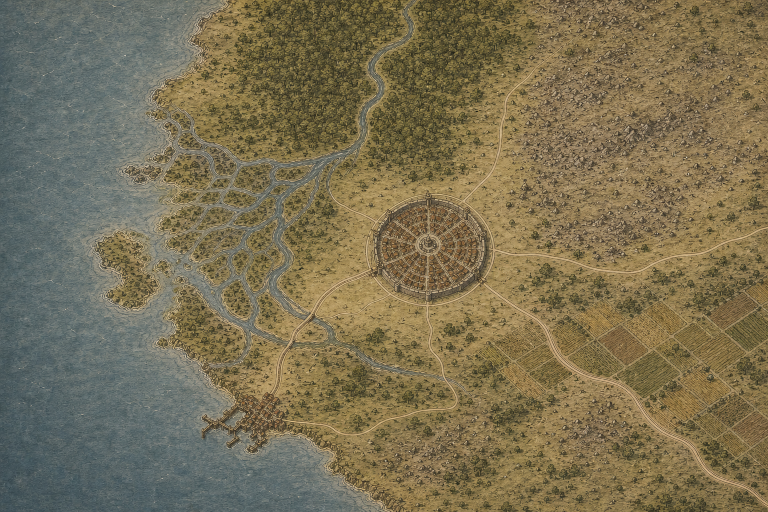
#> input picture world/map-production/candidates/style-candidate-h-v4-plan-view-golden-board.png, 1536 x 1024 px (shown at 1/2 size)
$ python render_style_candidate_h20_multiband.py
#> lines starting #> are read from the running program, lines starting #| are printed output that depends on the picture
#!/usr/bin/env python3
"""Render the bounded H20 source-level multiband Golden prototype.

H4 remains the pixel authority.  H5 contributes registered flat terrain at
low and middle spatial frequencies; H9 contributes only registered flat city
and port topology.  Every edit is clipped to an explicit inward-feathered
semantic mask and all pixels outside that mask remain byte-identical to H4.
"""

from __future__ import annotations

import argparse
import hashlib
import json
from pathlib import Path
from typing import Any, Sequence

import cv2
import numpy as np
from PIL import Image, ImageDraw, ImageFont

import audit_style_candidate_h4 as h4
import render_candidate_h8_localized_plan_edit as h8
import render_style_candidate_h15_flat_height as h15
import render_style_candidate_h16_micro_inpaint as h16


REPO_ROOT = Path(__file__).resolve().parents[2]
DEFAULT_H4 = h15.DEFAULT_H4
DEFAULT_H5 = h15.DEFAULT_H5
DEFAULT_H9 = (
    REPO_ROOT
    / "world/map-production/candidates/style-candidate-h-v9-dense-flat-plan.png"
)
DEFAULT_B1 = h15.DEFAULT_B1
DEFAULT_OUTPUT_ROOT = REPO_ROOT / "tmp/map-production/h20-prototype"
DEFAULT_ITERATION = "iteration-2"
LOCKS = {
    "h4": h15.LOCKS["h4"],
    "h5": h15.LOCKS["h5"],
    "h9": "bd813e93287b15fe12e654ca5d28633a6902bbbdb3c6d81b0c3e69816a7b2580",
    "b1": h15.LOCKS["b1"],
}
CANVAS = h15.CANVAS
PYRAMID_LEVELS = 6
ALIGNMENT_SCALE = 0.5
SEED = 0x4832305F42414E44
PNG = {"format": "PNG", "compress_level": 9, "optimize": False}
STEM = "style-candidate-h-v20-multiband-flat-plan"


class H20Error(ValueError):
    """Raised when the bounded H20 proof contract is violated."""


def _sha(path: Path) -> str:
    digest = hashlib.sha256()
    with path.open("rb") as handle:
        for block in iter(lambda: handle.read(1024 * 1024), b""):
            digest.update(block)
    return digest.hexdigest()


# [5 lines left out: function _rel, not called in this run]


def _artifact(path: Path) -> dict[str, Any]:
    return {"path": _rel(path), "sha256": _sha(path), "bytes": path.stat().st_size}


def _load_locked(path: Path, key: str) -> Image.Image:
    if not path.is_file() or _sha(path) != LOCKS[key]:
        raise H20Error(f"locked {key} input missing or changed: {path}")
    with Image.open(path) as opened:
        image = opened.convert("RGB")
    if image.size != CANVAS:
        image.close()
        raise H20Error(f"{key} must be {CANVAS[0]}x{CANVAS[1]}")
    return image


def _paths(output_dir: Path) -> dict[str, Path]:
    return {
        "master": output_dir / f"{STEM}.png",
        "mask": output_dir / f"{STEM}.semantic-mask.png",
        "overview": output_dir / f"{STEM}.overview.png",
        "native": output_dir / f"{STEM}.native-focus.png",
        "scale25": output_dir / f"{STEM}.25-percent.png",
        "scale50": output_dir / f"{STEM}.50-percent.png",
        "scale200": output_dir / f"{STEM}.200-percent-focus.png",
        "scale400": output_dir / f"{STEM}.400-percent-focus.png",
        "contact": output_dir / f"{STEM}.contact-sheet.png",
        "report": output_dir / f"{STEM}.automated.json",
    }


def _validated_output(output_dir: Path) -> Path:
    resolved = output_dir.resolve()
    root = DEFAULT_OUTPUT_ROOT.resolve()
    if resolved != root and root not in resolved.parents:
        raise H20Error(f"output must stay under {_rel(DEFAULT_OUTPUT_ROOT)}")
    return resolved


def _estimate_alignment(h4_rgb: np.ndarray, h5_rgb: np.ndarray) -> tuple[np.ndarray, dict[str, Any]]:
    """Estimate a conservative feature homography from H5 coordinates to H4."""

    cv2.setRNGSeed(SEED & 0x7FFFFFFF)
    size = (CANVAS[0] // 2, CANVAS[1] // 2)
    target = cv2.resize(h4_rgb, size, interpolation=cv2.INTER_AREA)
    moving = cv2.resize(h5_rgb, size, interpolation=cv2.INTER_AREA)
    target_gray = cv2.cvtColor(target, cv2.COLOR_RGB2GRAY)
    moving_gray = cv2.cvtColor(moving, cv2.COLOR_RGB2GRAY)
    detector = cv2.ORB_create(
        nfeatures=30000,
        scaleFactor=1.1,
        nlevels=12,
        edgeThreshold=15,
        fastThreshold=5,
    )
    target_keys, target_desc = detector.detectAndCompute(target_gray, None)
    moving_keys, moving_desc = detector.detectAndCompute(moving_gray, None)
    if target_desc is None or moving_desc is None:
        raise H20Error("H5/H4 alignment descriptors are unavailable")
    pairs = cv2.BFMatcher(cv2.NORM_HAMMING).knnMatch(moving_desc, target_desc, k=2)
    matches = [first for first, second in pairs if first.distance < 0.68 * second.distance]
    if len(matches) < 18:
        raise H20Error(f"insufficient H5/H4 feature matches: {len(matches)}")
    moving_points = np.float32([moving_keys[item.queryIdx].pt for item in matches])
    target_points = np.float32([target_keys[item.trainIdx].pt for item in matches])
    affine, inlier_mask = cv2.estimateAffinePartial2D(
        moving_points,
        target_points,
        method=cv2.RANSAC,
        ransacReprojThreshold=1.5,
        maxIters=100000,
        confidence=0.999,
        refineIters=30,
    )
    if affine is None or inlier_mask is None:
        raise H20Error("H5/H4 feature homography could not be estimated")
    inliers = inlier_mask.ravel() > 0
    embedded = np.vstack((affine, np.array((0.0, 0.0, 1.0), np.float64)))
    scale_matrix = np.diag((ALIGNMENT_SCALE, ALIGNMENT_SCALE, 1.0))
    homography = np.linalg.inv(scale_matrix) @ embedded @ scale_matrix
    predicted = cv2.perspectiveTransform(
        moving_points[inliers, None, :], embedded.astype(np.float64)
    )[:, 0, :]
    errors = np.linalg.norm(predicted - target_points[inliers], axis=1) / ALIGNMENT_SCALE
    center = np.array([[[CANVAS[0] / 2.0, CANVAS[1] / 2.0]]], np.float32)
    warped_center = cv2.perspectiveTransform(center, homography.astype(np.float64))[0, 0]
    center_shift = float(np.linalg.norm(warped_center - center[0, 0]))
    corners = np.array(
        [[[0, 0], [CANVAS[0] - 1, 0], [CANVAS[0] - 1, CANVAS[1] - 1], [0, CANVAS[1] - 1]]],
        np.float32,
    )
    moved_corners = cv2.perspectiveTransform(corners, homography.astype(np.float64))[0]
    corner_shifts = np.linalg.norm(moved_corners - corners[0], axis=1)
    stats = {
        "method": "ORB ratio-0.68 + RANSAC partial-affine embedded as 3x3 homography",
        "moving_coordinate_system": "H5/H9",
        "target_coordinate_system": "H4",
        "feature_matches": len(matches),
        "inliers": int(inliers.sum()),
        "inlier_fraction": round(float(inliers.mean()), 6),
        "median_reprojection_error_fullres_px": round(float(np.median(errors)), 6),
        "p90_reprojection_error_fullres_px": round(float(np.percentile(errors, 90)), 6),
        "center_shift_px": round(center_shift, 6),
        "maximum_corner_shift_px": round(float(corner_shifts.max()), 6),
        "homography_h5_to_h4": [[round(float(value), 10) for value in row] for row in homography],
        "warp_required": bool(float(corner_shifts.max()) > 0.5),
        "subpixel_median_verified": bool(float(np.median(errors)) < 1.0),
    }
    if stats["inliers"] < 18:
        raise H20Error(f"insufficient alignment inliers: {stats['inliers']}")
    if not stats["subpixel_median_verified"] or stats["p90_reprojection_error_fullres_px"] > 3.0:
        raise H20Error(f"H5/H4 alignment residual is too high: {stats}")
    return homography.astype(np.float64), stats


def _warp(image: np.ndarray, homography: np.ndarray) -> np.ndarray:
    return cv2.warpPerspective(
        image,
        homography,
        CANVAS,
        flags=cv2.INTER_LANCZOS4,
        borderMode=cv2.BORDER_REFLECT_101,
    )


# [166 lines left out: functions _largest_blue_water, _polygon, _road_and_field_guards, _forest_guard, _terrain_masks, _histogram_lut and 4 more, not called in this run]


def _inward_alpha(mask: np.ndarray, transition_px: float) -> np.ndarray:
    distance = cv2.distanceTransform(mask.astype(np.uint8), cv2.DIST_L2, 5)
    return np.clip(distance / transition_px, 0.0, 1.0).astype(np.float32)


# [155 lines left out: functions _spectral_composite, _registered_triangle_signature, _focus_strip, _review_views, not called in this run]


def render(
    *,
    h4_path: Path = DEFAULT_H4,
    h5_path: Path = DEFAULT_H5,
    h9_path: Path = DEFAULT_H9,
    b1_path: Path = DEFAULT_B1,
    output_dir: Path = DEFAULT_OUTPUT_ROOT / DEFAULT_ITERATION,
    replace: bool = False,
    terrain_transition_px: float = 5.0,
    settlement_transition_px: float = 5.0,
) -> dict[str, Any]:
    output_dir = _validated_output(output_dir)
    paths = _paths(output_dir)
    if not replace and any(path.exists() for path in paths.values()):
        raise H20Error("refusing to overwrite an existing H20 iteration")
    source_image = _load_locked(h4_path, "h4")
    h5_image = _load_locked(h5_path, "h5")
    h9_image = _load_locked(h9_path, "h9")
    b1_image = _load_locked(b1_path, "b1")
    try:
        source = np.asarray(source_image, np.uint8).copy()
        h5 = np.asarray(h5_image, np.uint8).copy()
        h9 = np.asarray(h9_image, np.uint8).copy()
        homography, alignment = _estimate_alignment(source, h5)
        warped_h5 = _warp(h5, homography) if alignment["warp_required"] else h5.copy()
        warped_h9 = _warp(h9, homography) if alignment["warp_required"] else h9.copy()
        masks = _terrain_masks(source_image, source, warped_h5)
        terrain = masks["highland"] | masks["coast"]

        terrain_material = source.copy()
        for region in (masks["highland"], masks["coast"]):
            matched = _local_histogram_match(warped_h5, source, region)
            terrain_material[region] = matched[region]
        terrain_weights = (
            (0.03, 0.97),
            (0.00, 1.00),
            (0.00, 1.00),
            (0.00, 1.00),
            (0.00, 1.00),
            (0.00, 1.00),
            (0.00, 1.00),
        )
        candidate = _spectral_composite(
            source,
            (source, terrain_material),
            terrain_weights,
            terrain,
            terrain_transition_px,
        )

        flat_material = source.copy()
        ink_material = source.copy()
        for region in (masks["city"], masks["port"]):
            flat_matched = _local_histogram_match(warped_h9, source, region)
            ink_matched = _local_histogram_match(warped_h5, source, region)
            flat_material[region] = flat_matched[region]
            ink_material[region] = ink_matched[region]
        settlement_weights = (
            (0.40, 0.60, 0.00),
            (0.18, 0.82, 0.00),
            (0.05, 0.95, 0.00),
            (0.00, 1.00, 0.00),
            (0.00, 1.00, 0.00),
            (0.00, 1.00, 0.00),
            (0.00, 1.00, 0.00),
        )
        settlement = masks["city"] | masks["port"]
        candidate = _spectral_composite(
            candidate,
            (source, flat_material, ink_material),
            settlement_weights,
            settlement,
            settlement_transition_px,
        )

        # H4 is the final authority for water, shoreline, and detected network fabric.
        restore = masks["water"] | masks["shoreline_core"]
        candidate[restore] = source[restore]
        probe = Image.fromarray(candidate, "RGB")
        try:
            observed = np.asarray(h8._water_mask(probe), np.uint8) > 0
        finally:
            probe.close()
        original_observed = np.asarray(h8._water_mask(source_image), np.uint8) > 0
        classifier_displacement = (observed ^ original_observed) & ~masks["port"]
        candidate[classifier_displacement] = source[classifier_displacement]

        allowed = terrain | settlement
        changed = np.any(candidate != source, axis=2)
        violations = changed & ~allowed
        if violations.any():
            raise H20Error(f"protected-pixel violation: {int(violations.sum())}")
        edit_fraction = float(changed.mean())

        exact_guards = {
            "water": int((changed & masks["water"]).sum()),
            "shoreline_core": int((changed & masks["shoreline_core"]).sum()),
            "roads_outside_settlement": int((changed & masks["roads"] & ~settlement).sum()),
            "fields": int((changed & masks["fields"]).sum()),
            "forest": int((changed & masks["forest"]).sum()),
        }
        target_image = Image.fromarray(candidate, "RGB")
        semantic_rgb = np.zeros_like(candidate)
        semantic_rgb[masks["coast"]] = (60, 110, 190)
        semantic_rgb[masks["highland"]] = (150, 92, 175)
        semantic_rgb[masks["port"]] = (224, 154, 52)
        semantic_rgb[masks["city"]] = (202, 58, 50)
        semantic_image = Image.fromarray(semantic_rgb, "RGB")
        output_dir.mkdir(parents=True, exist_ok=True)
        target_image.save(paths["master"], **PNG)
        semantic_image.save(paths["mask"], **PNG)
        _review_views(source_image, target_image, semantic_image, paths)

        palette = h4.palette_continuity_metrics(target_image, b1_image)
        readability = h4.downsample_readability_metrics(target_image)
        boundary = h4.boundary_metrics(target_image)
        repetition = h4.exact_repetition_metrics(target_image)
        triangle_signature = _registered_triangle_signature(
            source, candidate, masks["highland"]
        )
        gates = {
            "alignment_subpixel_median": alignment["subpixel_median_verified"],
            "protected_exact": not violations.any(),
            "edit_fraction_below_25_percent": edit_fraction < 0.25,
            "water_shoreline_roads_fields_forest_exact": all(value == 0 for value in exact_guards.values()),
            "palette": palette["passed"],
            "readability": readability["passed"],
            "boundary": boundary["passed"],
            "exact_repetition": repetition["passed"],
            "registered_triangle_signature_reduction_at_least_90_percent": triangle_signature["reduction_fraction"] >= 0.90,
            "flat_city_port_source": True,
            "pyramid_at_least_five_bands": PYRAMID_LEVELS >= 5,
        }
        report: dict[str, Any] = {
            "schema_version": "1.0.0",
            "id": "style-candidate-h-v20-multiband-flat-plan-automated",
            "status": "iteration_2_automated_pass_pending_author_vision" if all(gates.values()) else "iteration_2_failed_automated",
            "golden_reference": False,
            "inputs": {
                "h4_protected_base": _artifact(h4_path),
                "h5_registered_flat_terrain_and_ink": _artifact(h5_path),
                "h9_registered_flat_city_port_topology": _artifact(h9_path),
                "b1_gate_reference": _artifact(b1_path),
            },
            "single_change": "registered H5 low/mid terrain plus H9 flat city/port topology through six-level inward multiband masks",
            "alignment": alignment,
            "multiband_contract": {
                "laplacian_levels": PYRAMID_LEVELS,
                "bands_including_residual": PYRAMID_LEVELS + 1,
                "terrain_band_weights_h4_h5": terrain_weights,
                "settlement_band_weights_h4_h9_h5": settlement_weights,
                "terrain_inward_transition_px": terrain_transition_px,
                "settlement_inward_transition_px": settlement_transition_px,
                "procedural_hachures_added": 0,
            },
            "full_resolution_protection": {
                "canvas_pixels": CANVAS[0] * CANVAS[1],
                "allowed_edit_pixels": int(allowed.sum()),
                "changed_pixels": int(changed.sum()),
                "changed_fraction": round(edit_fraction, 8),
                "changed_percent": round(edit_fraction * 100.0, 6),
                "protected_pixels": int((~allowed).sum()),
                "protected_violation_pixels": int(violations.sum()),
                "exact_guard_changed_pixels": exact_guards,
                "shoreline_classifier_displacement_pixels_outside_port": int(
                    ((np.asarray(h8._water_mask(target_image), np.uint8) > 0) ^ original_observed)[~masks["port"]].sum()
                ),
            },
            "semantic_masks": {
                "path": _rel(paths["mask"]),
                "counts": {
                    name: int(masks[name].sum())
                    for name in ("city", "port", "highland", "coast", "water", "shoreline_core")
                },
                "highland_connected_regions": int(
                    cv2.connectedComponents(masks["highland"].astype(np.uint8), 8)[0] - 1
                ),
            },
            "perspective_proxy": triangle_signature,
            "automated_metrics": {
                "palette": palette,
                "readability": readability,
                "boundary": boundary,
                "exact_repetition": repetition,
            },
            "gate_status": gates,
            "self_vision_review": {
                "status": "pending",
                "acceptance_authority": False,
                "reviewed_views": [],
                "immediate_failure_detected": None,
                "decision": "inspect overview/native/25/50/200/400 views before any promotion",
            },
            "outputs": {name: _artifact(path) for name, path in paths.items() if name != "report"},
        }
        paths["report"].write_text(
            json.dumps(report, ensure_ascii=False, indent=2) + "\n", encoding="utf-8"
        )
        return report
    finally:
        source_image.close()
        h5_image.close()
        h9_image.close()
        b1_image.close()
        for name in ("target_image", "semantic_image"):
            value = locals().get(name)
            if isinstance(value, Image.Image):
                value.close()


def main(argv: Sequence[str] | None = None) -> int:
    parser = argparse.ArgumentParser(description=__doc__)
    parser.add_argument("--output-dir", type=Path, default=DEFAULT_OUTPUT_ROOT / DEFAULT_ITERATION)
    parser.add_argument("--replace", action="store_true")
    parser.add_argument("--terrain-transition-px", type=float, default=5.0)
    parser.add_argument("--settlement-transition-px", type=float, default=5.0)
    args = parser.parse_args(argv)
    try:
        report = render(
            output_dir=args.output_dir,
            replace=args.replace,
            terrain_transition_px=args.terrain_transition_px,
            settlement_transition_px=args.settlement_transition_px,
        )
#> in _load_locked, opened is the input picture: PIL image 1536x1024 RGB; mean R, G, B 122.1, 112.1, 83.8
#> call 2 of _load_locked, with key = 'h5'
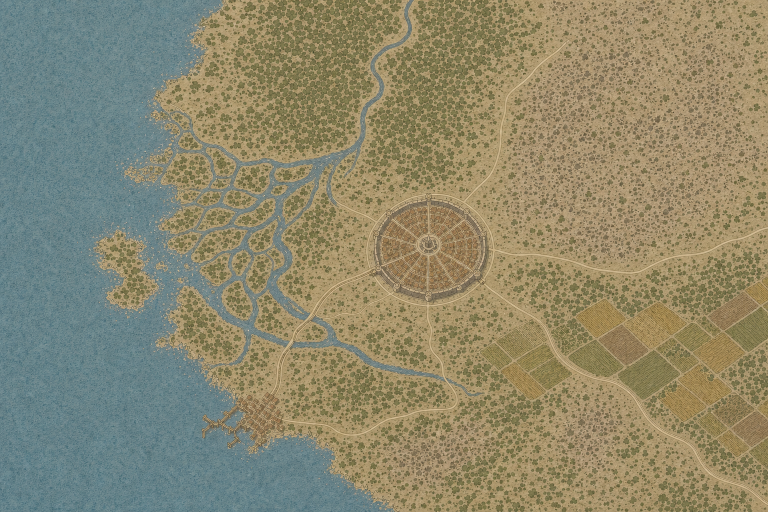
#> input picture world/map-production/candidates/style-candidate-h-v5-strict-plan-symbols.png, 1536 x 1024 px (shown at 1/2 size)
#> in _load_locked, opened is the input picture: PIL image 1536x1024 RGB; mean R, G, B 140.3, 135.6, 109.1
#> call 3 of _load_locked, with key = 'h9'
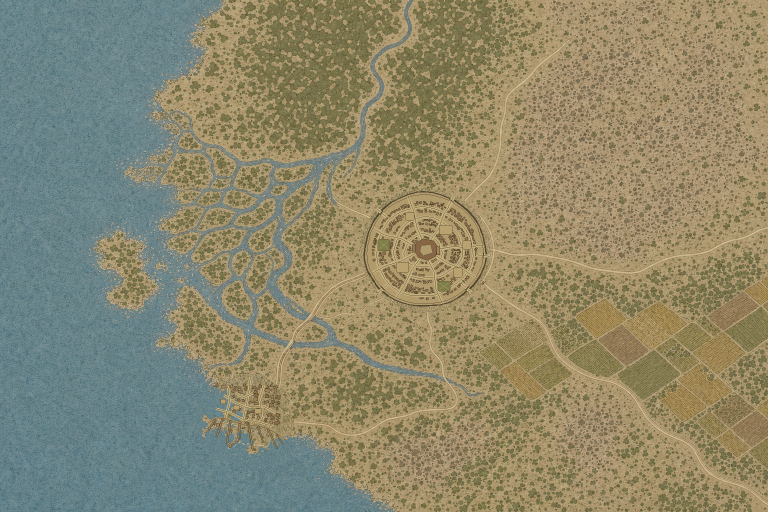
#> input picture world/map-production/candidates/style-candidate-h-v9-dense-flat-plan.png, 1536 x 1024 px (shown at 1/2 size)
#> in _load_locked, opened is the input picture: PIL image 1536x1024 RGB; mean R, G, B 140, 135.4, 108.7
#> call 4 of _load_locked, with key = 'b1'
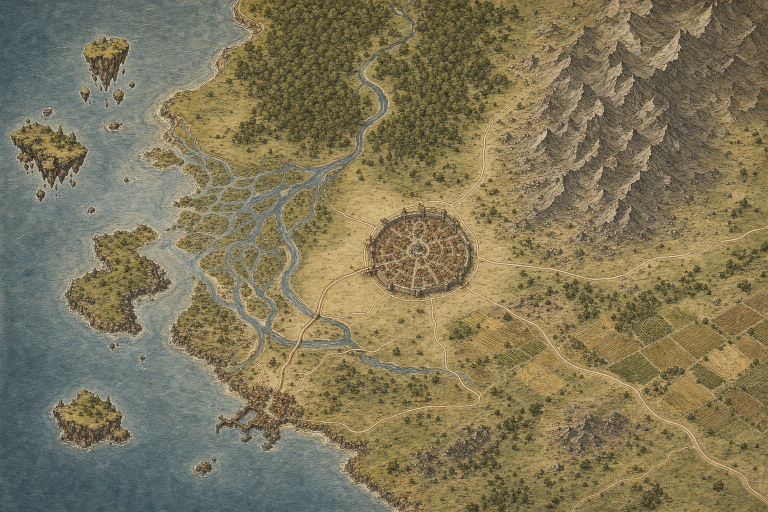
#> input picture world/map-production/candidates/style-candidate-b-v1.png, 1536 x 1024 px (shown at 1/2 size)
#> in _load_locked, opened is the input picture: PIL image 1536x1024 RGB; mean R, G, B 127.8, 118.9, 89.8
#> in _estimate_alignment, `target = cv2.resize(h4_rgb, size, interpolation=cv2.INTER_AREA)`:
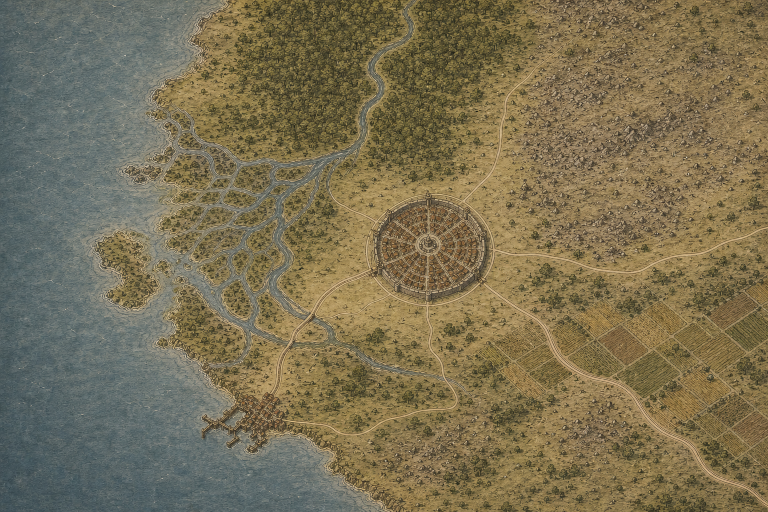
#> target: shape (512, 768, 3); mean R, G, B 122.2, 112.2, 84
#> in _estimate_alignment, `moving = cv2.resize(h5_rgb, size, interpolation=cv2.INTER_AREA)`:
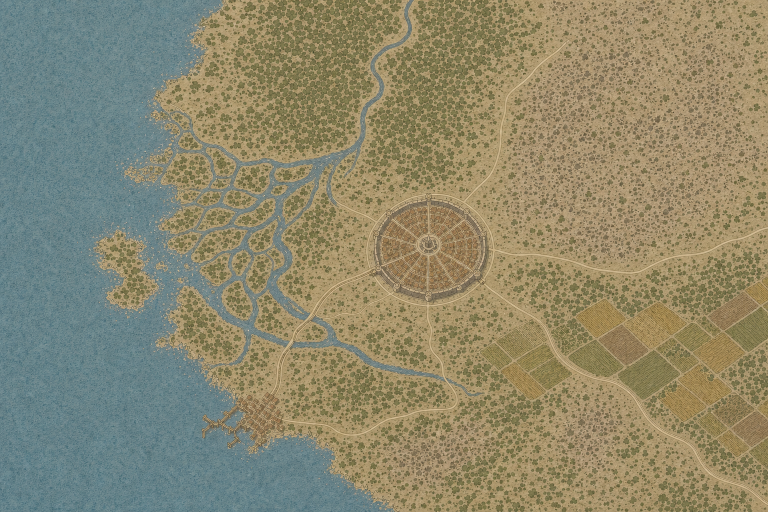
#> moving: shape (512, 768, 3); mean R, G, B 140.5, 135.7, 109.2
#> (the rest of the program and of its run is left out)
